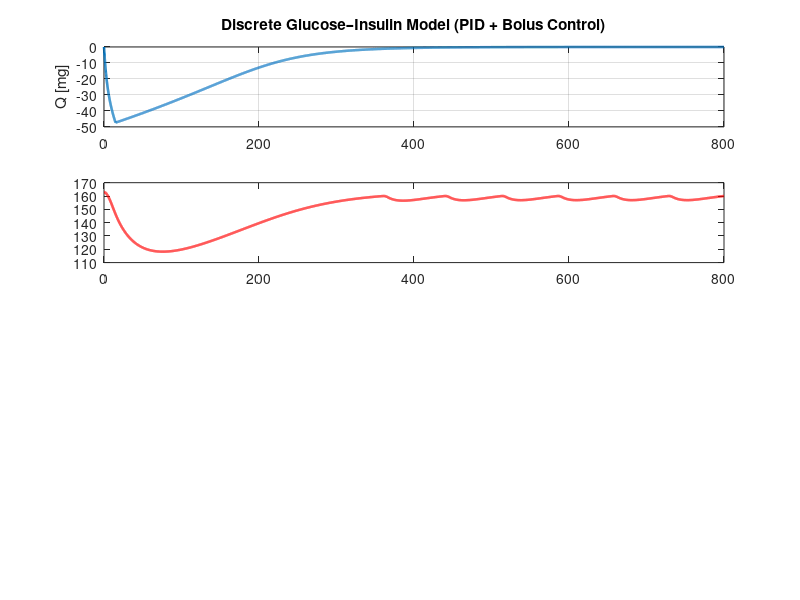

Write MATLAB code to recreate this figure. (Note: this script raises an error after producing the figure.)
%% Heidi Eren 
% Lab 3 - Q10
clear; clc; close all;

%% Simulation Parameters
dt = 0.1;          % time step (min)
t_end = 800;       % total time (min)
t = 0:dt:t_end;
N = numel(t);

% initial conditions
Q = zeros(1,N); G = zeros(1,N); I = zeros(1,N);
Q(1) = 0; 
G(1) = 163;        % mg/dL
I(1) = 11.26;      % µU/mL

%% Model Parameters (Diabetic)
beta = 10;  eta = 4.641;  gam = 25;
R0 = 2.5;   E = 2.5e-3;   S = 1.14e-3;
kq = 0.026; Imax = 0.93;  alpha = 1e4;  ki = 0.06;

%% meal parameters
mealStart = 0;
mealDuration = 15;          % min
mealSize = 15000;           % mg glucose (15 g total)
D = @(time) (mealSize / mealDuration) * (time>=mealStart & time<mealStart+mealDuration);

%% PID Controller
G_set = 120;                % target glucose [mg/dL]
Kp = 0.3;
Ki = 0.005;
Kd = 0.05;

g_prev = 0; sumG = 0;

%% Bolus Control
bolusThreshold = 160;       % mg/dL
bolusDose = 0.5;            % µU/mL/min
bolusDuration = 5;          % min
bolusTimer = 0;             % timer
addIn_bolus = 0;

%% plot
addIn_PID = zeros(1,N);
addIn_total = zeros(1,N);

%% closed loop
for k = 2:N
    time = t(k);

    % meal intake
    Dk = D(time);

    % bolus control
    if (G(k-1) > bolusThreshold && bolusTimer <= 0)
        addIn_bolus = bolusDose;
        bolusTimer = bolusDuration;
    end
    if (bolusTimer > 0)
        bolusTimer = bolusTimer - dt;
    else
        addIn_bolus = 0;
    end
    
    % PID control (use simulated glucose instead of analog sensor)
    g_error = G_set - G(k-1);
    sumG = sumG + g_error * dt;           % integral term
    g_deriv = (g_error - g_prev) / dt;    % derivative term
    g_prev = g_error;

    addIn_PID(k) = Kp * g_error + Ki * sumG + Kd * g_deriv;
    addIn_PID(k) = max(addIn_PID(k), 0);  % no negative insulin

    % total insulin input
    addIn_total(k) = addIn_PID(k) + addIn_bolus;

    % ODE
    dQ = - (beta * Q(k-1) + eta * Dk) / (gam^2 + Q(k-1)^2);
    dG = R0 - (E + S * I(k-1)) * G(k-1) + kq * Q(k-1);
    dI = Imax * (G(k-1)^2 / (alpha + G(k-1)^2)) - ki * I(k-1) + addIn_total(k);

    Q(k) = Q(k-1) + dQ * dt;
    G(k) = G(k-1) + dG * dt;
    I(k) = I(k-1) + dI * dt;
end

overshoot = max(G) - G_set;
steady_state_err = mean(G(end-100:end)) - G_set;
fprintf('Overshoot = %.1f mg/dL\n', overshoot);
fprintf('Steady-state error = %.1f mg/dL\n', steady_state_err);


%% final plots
figure('Color','w');

subplot(4,1,1)
plot(t, Q, 'LineWidth', 1.8);
ylabel('Q [mg]');
title('Discrete Glucose–Insulin Model (PID + Bolus Control)');
grid on;

subplot(4,1,2)
plot(t, G, 'r', 'LineWidth', 1.8); hold on;
yline(G_set, '--k', 'Target');
ylabel('G [mg/dL]');
legend('Glucose','Target');
grid on;

subplot(4,1,3)
plot(t, I, 'b', 'LineWidth', 1.8);
ylabel('I [\muU/mL]');
legend('Insulin');
grid on;

subplot(4,1,4)
plot(t, addIn_PID, 'm', 'LineWidth', 1.5); hold on;
plot(t, addIn_total, 'c--', 'LineWidth', 1.5);
ylabel('Insulin Input [\muU/mL/min]');
xlabel('Time [min]');
legend('PID Output','Total (PID + Bolus)');
grid on;
